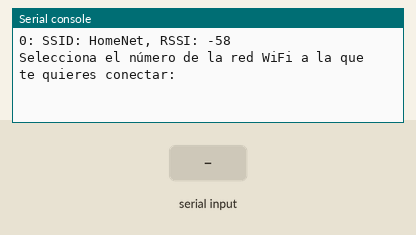
A program run on a simulated ESP32 board running MicroPython. Parts: the last lines printed to the serial console. The test bench sets the inputs (shaded band). WiFi joins after 1.5 s; a WiFi scan finds one network, HomeNet. At 6.3 s the program stops and its outputs stay as they are.

Above: at 3.2 s.
3.3 s: "0" typed at the serial console, then Enter
At 4.0 s:
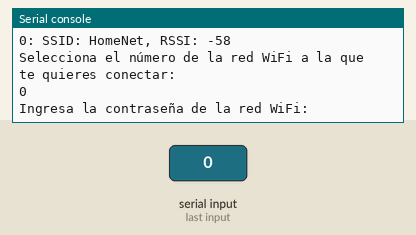
4.8 s: "5" typed at the serial console, then Enter
At 6.0 s:
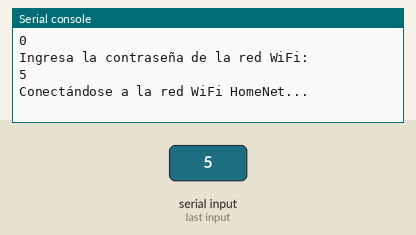

The program:

WifiConfig.py
```python
import network
import socket
import time

# Activa la interfaz de estación (STA) y escanea las redes WiFi
sta_if = network.WLAN(network.STA_IF)
sta_if.active(True)
nets = sta_if.scan()

# Imprime los nombres de las redes WiFi y sus señales de intensidad
for i, net in enumerate(nets):
    ssid = net[0].decode("utf-8")
    rssi = net[3]
    print("%d: SSID: %s, RSSI: %d" % (i, ssid, rssi))

# Pide al usuario que seleccione la red WiFi a la que se quiere conectar
index = int(input("Selecciona el número de la red WiFi a la que te quieres conectar: "))
if index < 0 or index >= len(nets):
    print("Índice de red inválido. Saliendo...")
    import sys
    sys.exit()
ssid = nets[index][0].decode("utf-8")

# Pide al usuario que ingrese la contraseña de la red WiFi
password = input("Ingresa la contraseña de la red WiFi: ")

# Conéctate a la red WiFi seleccionada
print("Conectándose a la red WiFi %s..." % ssid)
sta_if.connect(ssid, password)
while not sta_if.isconnected():
    pass
print("Conexión exitosa. Dirección IP: %s" % sta_if.ifconfig()[0])
```

Measured:
- after the input at 3.3 s, the serial console: prints a new line at once (image 1)
- after the input at 4.8 s, the serial console: prints a new line at once (image 2)
